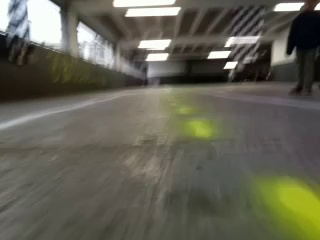
#> input picture datasets/test_dataset/160.jpg, 320 x 240 px
$ python threshold.py --input_image ../../datasets/test_dataset/160.jpg
#> lines starting #> are read from the running program, lines starting #| are printed output that depends on the picture; after the words box and inside, x2 and y2 are one past the last pixel; in counts of white or black regions, pixels touching at a corner belong together
import argparse

import cv2
import numpy as np

parser = argparse.ArgumentParser(description='White Lane Detection')
parser.add_argument('-i', '--input_image', help='Input Image', default="0.png", type=str)

args = parser.parse_args()

img = cv2.imread(args.input_image)
#> img is the input picture: shape (240, 320, 3); mean B, G, R 84.3, 97.9, 99


def nothing(x):
    pass


# Creating a window for later use
cv2.namedWindow('result')

# Creating track bar
cv2.createTrackbar('h_min', 'result', 0, 179, nothing)
#> slider 'h_min' is set to 35
cv2.createTrackbar('s_min', 'result', 0, 255, nothing)
#> slider 's_min' is set to 51
cv2.createTrackbar('v_min', 'result', 0, 255, nothing)
#> slider 'v_min' is set to 51

cv2.createTrackbar('h_max', 'result', 0, 179, nothing)
#> slider 'h_max' is set to 179
cv2.createTrackbar('s_max', 'result', 0, 255, nothing)
#> slider 's_max' is set to 255
cv2.createTrackbar('v_max', 'result', 0, 255, nothing)
#> slider 'v_max' is set to 255

while True:

    frame = cv2.imread(args.input_image)

    # frame = cv2.resize(frame, (500,500))
    # converting to HSV
    hsv = cv2.cvtColor(frame, cv2.COLOR_RGB2HSV)
#> hsv: shape (240, 320, 3); mean H, S, V 92.2, 48.7, 100.9

    # get info from track bar and appy to result
    h_min = cv2.getTrackbarPos('h_min', 'result')
    s_min = cv2.getTrackbarPos('s_min', 'result')
    v_min = cv2.getTrackbarPos('v_min', 'result')

    h_max = cv2.getTrackbarPos('h_max', 'result')
    s_max = cv2.getTrackbarPos('s_max', 'result')
    v_max = cv2.getTrackbarPos('v_max', 'result')

    # Normal masking algorithm
    lower = np.array([h_min, s_min, v_min])
    upper = np.array([h_max, s_max, v_max])

    mask = cv2.inRange(hsv, lower, upper)
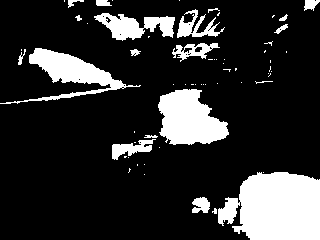
#> mask: shape (240, 320); 18.2% white; 62 white regions (42 under 20 px), largest, box (x1, y1, x2, y2) and area: (218, 172, 320, 240) 5534, (158, 89, 229, 145) 2754, (0, 48, 141, 104) 2182

    result = cv2.bitwise_and(frame, frame, mask=mask)
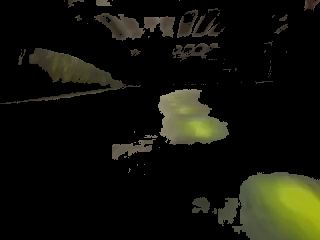
#> result: shape (240, 320, 3); mean B, G, R 10.4, 18.4, 17.9

    cv2.imshow('result', result)

    k = cv2.waitKey(0) & 0xFF
#> (key Esc is pressed here)
    if k in [27, 113]:
        cv2.destroyAllWindows()
        break

$ run again, on datasets/test_dataset/162.jpg
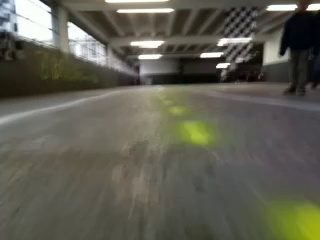
#> input picture datasets/test_dataset/162.jpg, 320 x 240 px
#> img is the input picture: shape (240, 320, 3); mean B, G, R 82.1, 94.2, 95.2
#> hsv: shape (240, 320, 3); mean H, S, V 92, 47.3, 96.9
#> `mask = cv2.inRange(hsv, lower, upper)`:
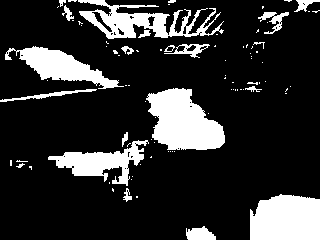
#> mask: shape (240, 320); 18.5% white; 88 white regions (66 under 20 px), largest, box (x1, y1, x2, y2) and area: (146, 88, 225, 150) 3305, (250, 194, 320, 240) 2879, (78, 0, 224, 39) 2303
#> `result = cv2.bitwise_and(frame, frame, mask=mask)`:
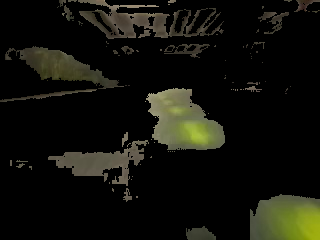
#> result: shape (240, 320, 3); mean B, G, R 11.5, 17.9, 17.7
